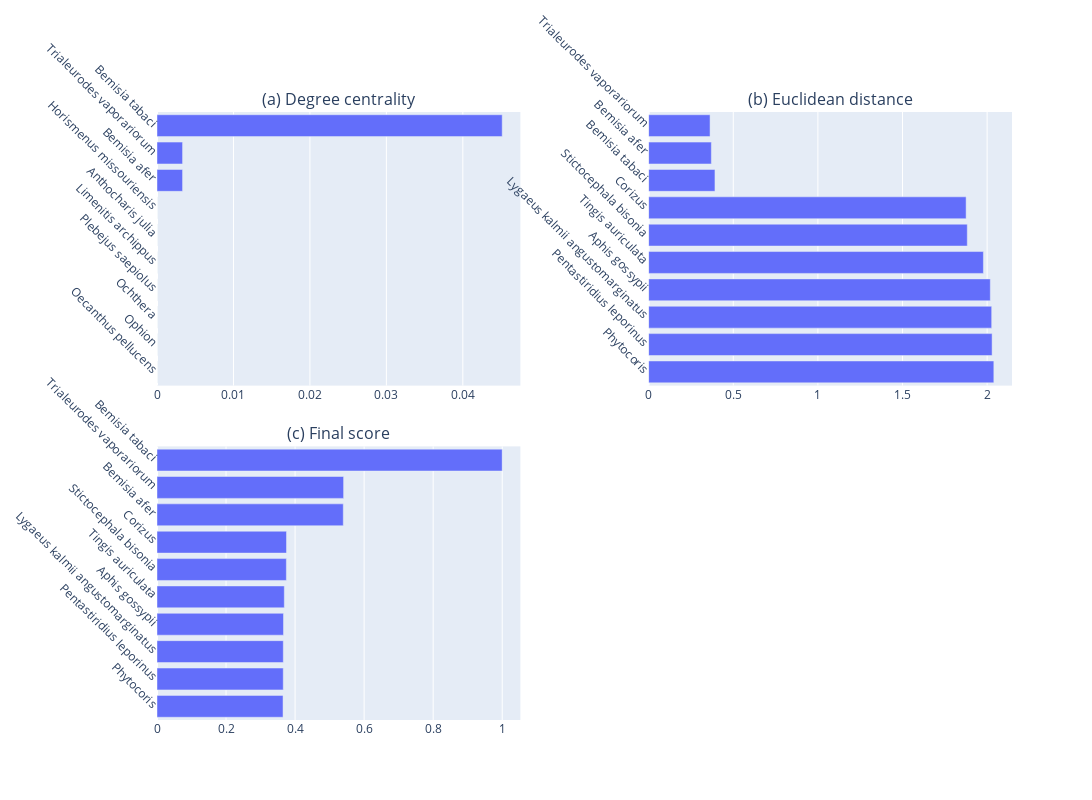

The notebook cell this image was saved under:
### Code cell
import plotly.graph_objects as go
from plotly.subplots import make_subplots

# Define the color for all bars
bar_color = '#636EFA'

# First plot
to_itter = data_to_count.sort_values('dc_result', ascending=False).reset_index(drop=True)[:10]
label = []
degree = []
for index, data in to_itter.sort_values('dc_result', ascending=True).reset_index(drop=True).iterrows():
    label.append(data.label)
    degree.append(data.dc_result)

fig = make_subplots(rows=2, cols=2, subplot_titles=('(a) Degree centrality', '(b) Euclidean distance', '(c) Final score', ''), vertical_spacing=0.1, horizontal_spacing=0.15)
fig.add_trace(go.Bar(
    x=degree,
    y=label,
    orientation='h',
    marker={'color':bar_color}  # Set the color for the bars
), row=1, col=1)

# Second plot
to_itter = data_to_count.sort_values('ed_result', ascending=True).reset_index(drop=True)[:10]
label = []
degree = []
for index, data in to_itter.sort_values('ed_result', ascending=False).reset_index(drop=True).iterrows():
    label.append(data.label)
    degree.append(data.ed_result)

fig.add_trace(go.Bar(
    x=degree,
    y=label,
    orientation='h',
    marker={'color':bar_color}  # Set the color for the bars
), row=1, col=2)

# Third plot
to_itter = data_to_count.sort_values('result', ascending=False).reset_index(drop=True)[:10]
label = []
degree = []
for index, data in to_itter.sort_values('result', ascending=True).reset_index(drop=True).iterrows():
    label.append(data.label)
    degree.append(data.result)

fig.add_trace(go.Bar(
    x=degree,
    y=label,
    orientation='h',
    marker={'color':bar_color}  # Set the color for the bars
), row=2, col=1)

# Hide the empty subplot
fig.update_layout(showlegend=False)
fig.update_annotations(visible=False, selector="title.text")

# Update layout for subplot titles
fig.update_layout(
    # title_text="Combined Plots",
    title_font={'size':24},
    title_x=0.5,
    title_y=0.95,
    title_xanchor='center',
    title_yanchor='top'
)

# Rotate y-axis labels
fig.update_yaxes(tickangle=45)

fig.update_layout(height=800, width=1200)
fig.show()

### Figure 1 — Plotly figure (JSON) as saved in the notebook; plotly's stock layout.template omitted (floating-point values rounded to 4 significant figures)
{"data": [{"marker": {"color": "#636EFA"}, "orientation": "h", "type": "bar", "x": [0, 0, 0, 0, 0, 0, 0, 0.003344, 0.003344, 0.04515], "xaxis": "x", "y": ["Oecanthus pellucens", "Ophion", "Ochthera", "Plebejus saepiolus", "Limenitis archippus", "Anthocharis julia", "Horismenus missouriensis", "Bemisia afer", "Trialeurodes vaporariorum", "Bemisia tabaci"], "yaxis": "y"}, {"marker": {"color": "#636EFA"}, "orientation": "h", "type": "bar", "x": [2.04, 2.029, 2.027, 2.019, 1.978, 1.883, 1.876, 0.3919, 0.3706, 0.363], "xaxis": "x2", "y": ["Phytocoris", "Pentastiridius leporinus", "Lygaeus kalmii angustomarginatus", "Aphis gossypii", "Tingis auriculata", "Stictocephala bisonia", "Corizus", "Bemisia tabaci", "Bemisia afer", "Trialeurodes vaporariorum"], "yaxis": "y2"}, {"marker": {"color": "#636EFA"}, "orientation": "h", "type": "bar", "x": [0.3651, 0.3657, 0.3659, 0.3664, 0.3688, 0.3747, 0.3752, 0.5396, 0.5405, 1], "xaxis": "x3", "y": ["Phytocoris", "Pentastiridius leporinus", "Lygaeus kalmii angustomarginatus", "Aphis gossypii", "Tingis auriculata", "Stictocephala bisonia", "Corizus", "Bemisia afer", "Trialeurodes vaporariorum", "Bemisia tabaci"], "yaxis": "y3"}], "layout": {"annotations": [{"font": {"size": 16}, "showarrow": false, "text": "(a) Degree centrality", "x": 0.2125, "xanchor": "center", "xref": "paper", "y": 1, "yanchor": "bottom", "yref": "paper"}, {"font": {"size": 16}, "showarrow": false, "text": "(b) Euclidean distance", "x": 0.7875, "xanchor": "center", "xref": "paper", "y": 1, "yanchor": "bottom", "yref": "paper"}, {"font": {"size": 16}, "showarrow": false, "text": "(c) Final score", "x": 0.2125, "xanchor": "center", "xref": "paper", "y": 0.45, "yanchor": "bottom", "yref": "paper"}], "height": 800, "showlegend": false, "title": {"font": {"size": 24}, "x": 0.5, "xanchor": "center", "y": 0.95, "yanchor": "top"}, "width": 1200, "xaxis": {"anchor": "y", "domain": [0, 0.425]}, "xaxis2": {"anchor": "y2", "domain": [0.575, 1]}, "xaxis3": {"anchor": "y3", "domain": [0, 0.425]}, "xaxis4": {"anchor": "y4", "domain": [0.575, 1]}, "yaxis": {"anchor": "x", "domain": [0.55, 1], "tickangle": 45}, "yaxis2": {"anchor": "x2", "domain": [0.55, 1], "tickangle": 45}, "yaxis3": {"anchor": "x3", "domain": [0, 0.45], "tickangle": 45}, "yaxis4": {"anchor": "x4", "domain": [0, 0.45], "tickangle": 45}}}
